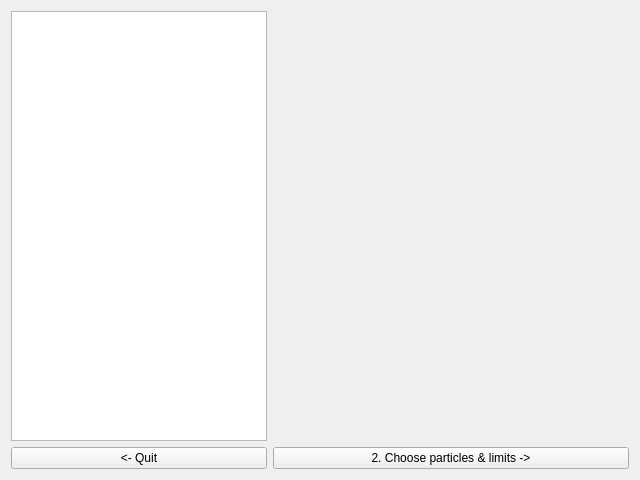
<?xml version="1.0" encoding="UTF-8"?>
<ui version="4.0">
 <class>UI_Step1</class>
 <widget class="QWidget" name="UI_Step1">
  <property name="windowModality">
   <enum>Qt::NonModal</enum>
  </property>
  <property name="geometry">
   <rect>
    <x>0</x>
    <y>0</y>
    <width>640</width>
    <height>480</height>
   </rect>
  </property>
  <property name="windowTitle">
   <string>1. Choose Feynman rules..</string>
  </property>
  <layout class="QGridLayout" name="gridLayout">
   <item row="0" column="0">
    <widget class="QListWidget" name="theories">
     <property name="sizePolicy">
      <sizepolicy hsizetype="Fixed" vsizetype="Expanding">
       <horstretch>0</horstretch>
       <verstretch>0</verstretch>
      </sizepolicy>
     </property>
    </widget>
   </item>
   <item row="0" column="1">
    <layout class="QGridLayout" name="interactionVertexes"/>
   </item>
   <item row="1" column="0">
    <widget class="QPushButton" name="quitButton">
     <property name="text">
      <string>&lt;- Quit</string>
     </property>
    </widget>
   </item>
   <item row="1" column="1">
    <widget class="QPushButton" name="nextButton">
     <property name="text">
      <string>2. Choose particles &amp;&amp; limits -&gt;</string>
     </property>
    </widget>
   </item>
  </layout>
 </widget>
 <resources/>
 <connections/>
</ui>
